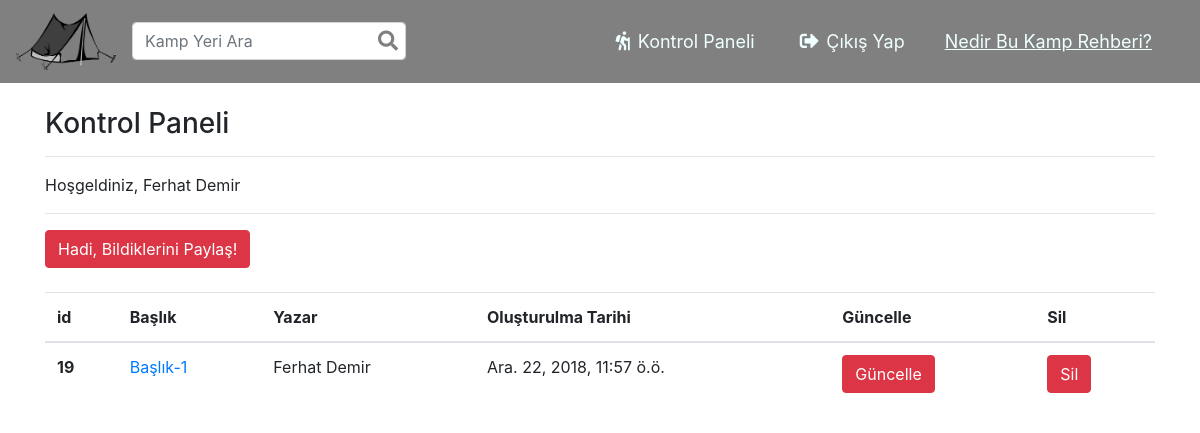
/Blog/dashboard/ (signed in), run on the app's committed database.
### Blog/models.py (models this page shows)
class Article(models.Model):
    author = models.ForeignKey('auth.User', on_delete = models.CASCADE, verbose_name = 'Yazar')
    title = models.CharField(max_length = 50, verbose_name = 'Başlık')
    content = RichTextField(verbose_name = 'İçerik')
    created_date = models.DateTimeField(auto_now_add = True, verbose_name = 'Oluşturulma Tarihi')
    article_image = models.FileField(blank = True, null = True, verbose_name = 'Makaleye Fotoğraf Ekleyin')

### Blog/views.py (the view)
# urls.py: path('dashboard/', views.dashboard, name = 'dashboard'),
@login_required(login_url = 'User:login') # Oturum Kontrol Etme
def dashboard(request):
    articles = Article.objects.filter(author = request.user)
    context = {
        'articles': articles
    }
    return render(request, 'dashboard.html', context)

### templates/dashboard.html (shortened to what this page needs)
{% extends "layout.html" %}
{% block body %}
<div class="container mt-4">
    <h3>Kontrol Paneli</h3>
    <hr>
    <p>Hoşgeldiniz, {{request.user.first_name}}</p>
    <hr>
    <a class="btn btn-danger" href = "/Blog/addArticle">Hadi, Bildiklerini Paylaş!</a>
    {% if articles %}
    <table class="table mt-4">
            <thead>
              <tr>
                <th scope="col">id</th>
                <th scope="col">Başlık</th>
                <th scope="col">Yazar</th>
                <th scope="col">Oluşturulma Tarihi</th>
                <th scope="col">Güncelle</th>
                <th scope="col">Sil</th>
              </tr>
            </thead>
            <tbody>
                {% for article in articles %}
                <tr>
                    <th scope="row">{{article.id}}</th>
                    <td><a href="/Blog/article/{{article.id}}">{{article.title}}</a></td>
                    <td>{{article.author.first_name}}</td>
                    <td>{{article.created_date}}</td>
                    <td><a href="/Blog/update/{{article.id}}" class="btn btn-danger">Güncelle</a></td>
                    <td><a href="/Blog/delete/{{article.id}}" class="btn btn-danger">Sil</a></td>
                </tr>
                {% endfor %}
            </tbody>
        </table>
      </div>
     {% else %}
        <div class="alert alert-danger mt-4">
            Henüz Bir Yazı Yazmamışsınız.
        </div>
    {% endif %}
{% endblock body %}

### templates/layout.html (shortened to what this page needs)
<!DOCTYPE html>
{% load static %}
<html lang="en">
<head>
    <link rel="stylesheet" href="{% static 'css/bootstrap.min.css' %}">
    <link rel="stylesheet" href="https://use.fontawesome.com/releases/v5.6.1/css/all.css">
</head>
<body>
    <header>
        <nav class="navbar navbar-expand-lg navbar-transparent">
            <a href= "{% url 'index' %}" class="navbar-brand"><img class = "baslik_icon" src="{% static 'images/camp.png' %}"></a>
            <form class="form-inline">
                <input type="text" class="form-control form-control-md" name="keyword" placeholder="Kamp Yeri Ara">
                <button class="btn btn-link btn-lg" type="submit" name="action" value="delete">
                        <i style = 'margin-left:-70px; color:#808080;' class="fa fa-search"></i>
                    </button>
            </form>
            <div class="collapse navbar-collapse" id="menuac">
                <ul class="navbar-nav ml-auto">
                    {% if request.user.is_authenticated %}
                    <li class="nav-item test mr-4">
                            <a href=" {% url 'Blog:dashboard' %}"  class="nav-link"><i class="fas fa-hiking" style="margin-right:8px"></i>Kontrol Paneli</a>
                        </li>
                    <li class="nav-item mr-4">
                            <a href= "{% url 'User:logout' %}" class="nav-link"><i class="fas fa-sign-out-alt" style="margin-right:8px;"></i>Çıkış Yap</a>
                        </li>
                    {% endif %}
                    <li class="nav-item mr-4">
                        <a href="/about" class="nav-link"><u>Nedir Bu Kamp Rehberi?</u></a>
                    </li>
                </ul>
            </div>
            </nav>
        </header>
    {% block body %}
    {% endblock body %}
</body>
</html>

### templates/dashboard.html (style rules this page uses)
header nav { background-color: gray; }
header .baslik_icon { width: 100px; }
header li { font-size: 18px; }
header li a { color: azure; }
.fas { margin-left:5px; font-size: 19px; }

### data on the page
Article: id "19", title "Başlık-1", author.first_name "Ferhat Demir", created_date "Ara. 22, 2018, 11:57 ö.ö."

### other printed values
{{ request.user.first_name }} "Ferhat Demir"
